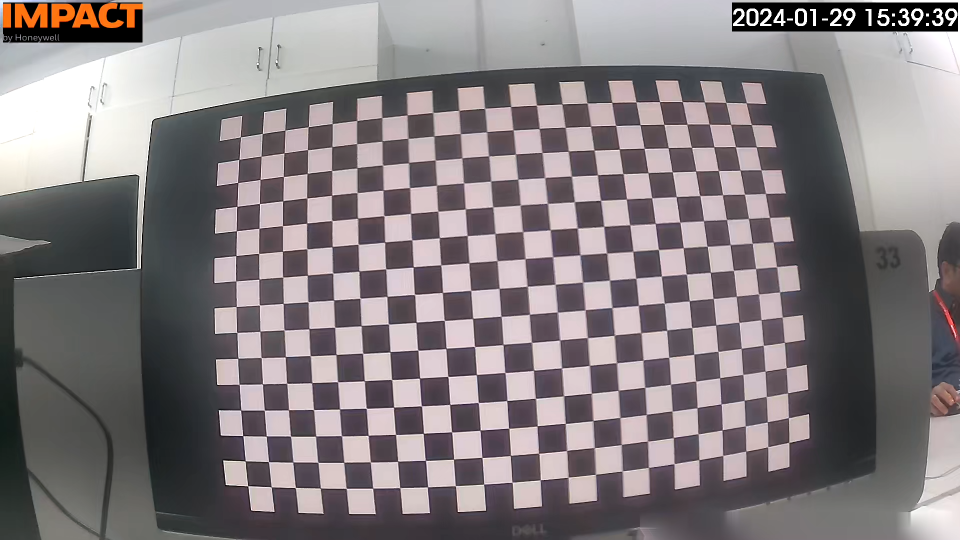
#> input picture images/Screenshot (47).png, 1920 x 1080 px (shown at 1/2 size); its folder holds 5 pictures in this run; the run also reads 1 picture not shown here
$ python calliberation.py
#> lines starting #> are read from the running program, lines starting #| are printed output that depends on the picture; after the words box and inside, x2 and y2 are one past the last pixel; in counts of white or black regions, pixels touching at a corner belong together
import numpy as np
import cv2 as cv
import glob
import pickle


################ FIND CHESSBOARD CORNERS - OBJECT POINTS AND IMAGE POINTS #############################
#15,22  640,480
chessboardSize = (22,15)
frameSize = (1920,1080)


# termination criteria
criteria = (cv.TERM_CRITERIA_EPS + cv.TERM_CRITERIA_MAX_ITER, 30, 0.001)


# prepare object points, like (0,0,0), (1,0,0), (2,0,0) ....,(6,5,0)
objp = np.zeros((chessboardSize[0] * chessboardSize[1], 3), np.float32)
objp[:,:2] = np.mgrid[0:chessboardSize[0],0:chessboardSize[1]].T.reshape(-1,2)

size_of_chessboard_squares_mm = 20
objp = objp * size_of_chessboard_squares_mm


# Arrays to store object points and image points from all the images.
objpoints = [] # 3d point in real world space
imgpoints = [] # 2d points in image plane.


images = glob.glob('images/*.png')

for image in images:

    img = cv.imread(image)
#> img is the input picture: shape (1080, 1920, 3); mean B, G, R 128.2, 125.6, 132.7

    # img=cv.resize(img,(640,480))
    # kernel = np.array([[-1,-1,-1], [-1,9,-1], [-1,-1,-1]])
    # img = cv.filter2D(img, -1, kernel)
    gray = cv.cvtColor(img, cv.COLOR_BGR2GRAY)
    gray = cv.adaptiveThreshold(gray, 255,cv.ADAPTIVE_THRESH_MEAN_C, cv.THRESH_BINARY_INV, 21, 10  )
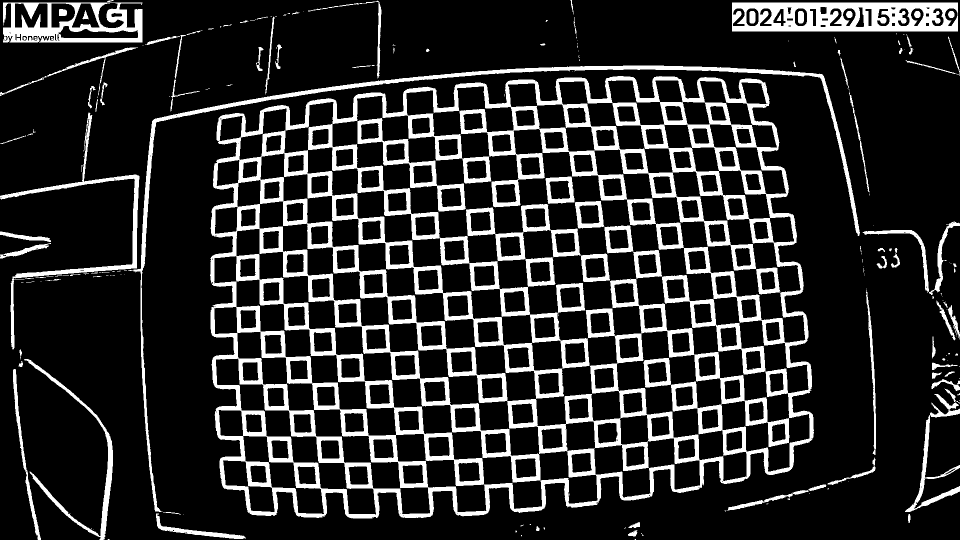
#> gray: shape (1080, 1920) (shown at 1/2 size); 17% white; 218 white regions (117 under 20 px), largest, box (x1, y1, x2, y2) and area: (420, 152, 1628, 1037) 250040, (1464, 5, 1916, 63) 18749, (256, 131, 1720, 1024) 17578
    # gray=cv.boxFilter(img, 0, (7,7), img, (-1,-1), False, cv.BORDER_DEFAULT)

    # gray=cv.GaussianBlur(gray,(5,5),cv.BORDER_DEFAULT)
    # cv.imshow("image",gray)

    kernel_sharpening = np.array([[-1,-1,-1],
                              [-1,9,-1],
                              [-1,-1,-1]])

    # [9 lines of commented-out code are left out]
    ret, corners = cv.findChessboardCorners(gray, chessboardSize,None)
#> ret = True; corners = 330 rows, first 8: [480.7, 274.3], [525, 267.5], [570.5, 260.4], [617, 254], [664.9, 248.2], [714.3, 241.3], [763.9, 235.5], [815, 230.5]
    print(ret)
#| True
    # break

    # cv.imshow('image',img)
    if ret == True:

        objpoints.append(objp)
        corners2 = cv.cornerSubPix(gray, corners, (11,11), (-1,-1), criteria)
#> corners2 = 330 rows, first 8: [480.6, 275.4], [524.8, 267.2], [569.8, 261.4], [616.9, 254.1], [664.6, 247.4], [714.6, 241.3], [764.5, 235.4], [814.9, 230.4]
        imgpoints.append(corners)

        # Draw and display the corners
        cv.drawChessboardCorners(img, chessboardSize, corners2, ret)
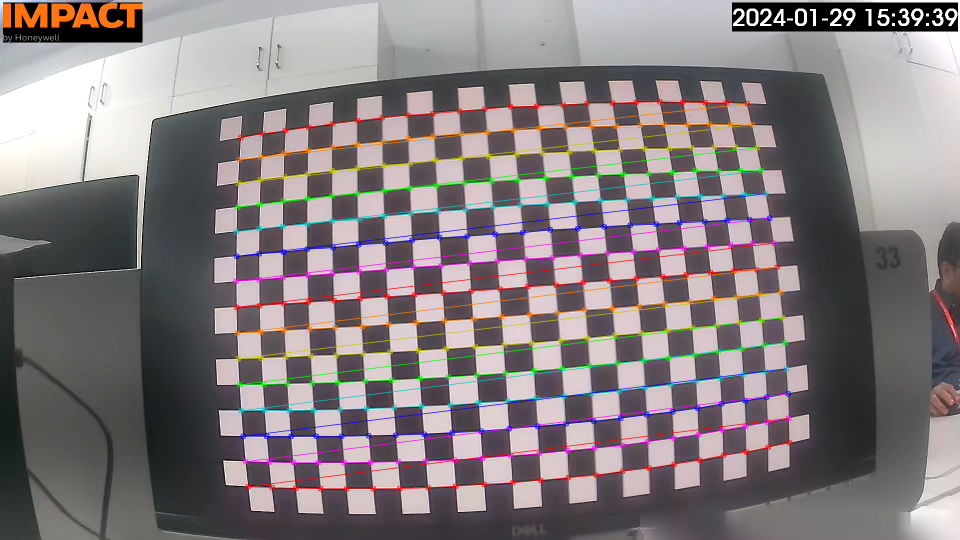
#> img: shape (1080, 1920, 3) (shown at 1/2 size); 5.46% of pixels changed, all inside (x1, y1, x2, y2) = (466, 197, 1585, 984)
        cv.imshow('img', img)
        cv.imshow('imgra', gray)
        cv.waitKey(10000)
#> pass 2 of the loop `for image in images:`:
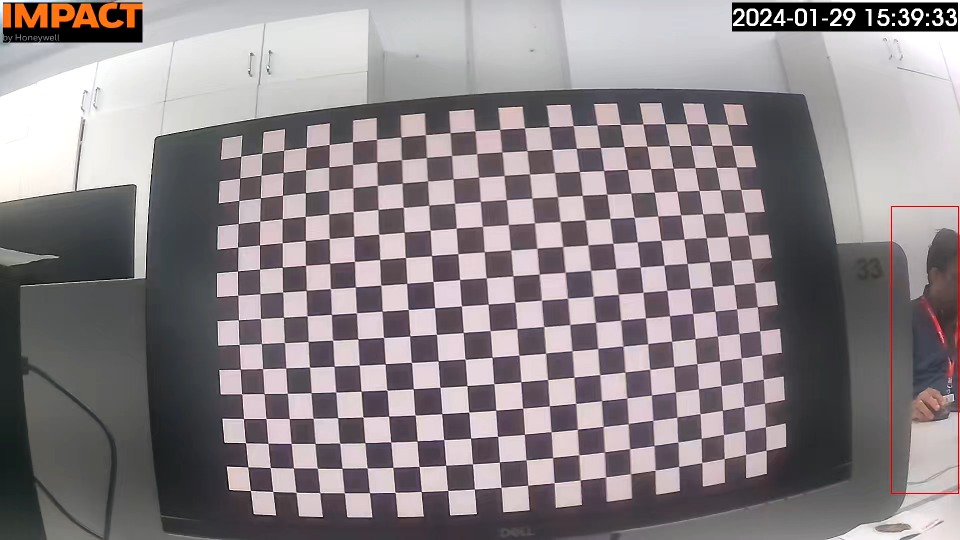
#> input picture images/Screenshot (48).png, 1920 x 1080 px (shown at 1/2 size)
#> img is the input picture: shape (1080, 1920, 3); mean B, G, R 136, 132.6, 140.2
#> `gray = cv.adaptiveThreshold(gray, 255,cv.ADAPTIVE_THRESH_MEAN_C, cv.TH..`:
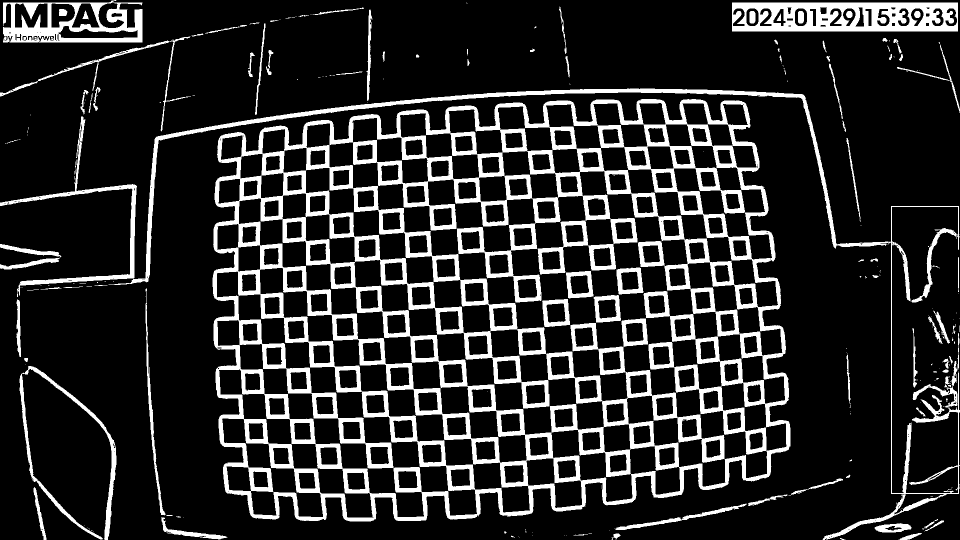
#> gray: shape (1080, 1920) (shown at 1/2 size); 16.8% white; 249 white regions (152 under 20 px), largest, box (x1, y1, x2, y2) and area: (425, 198, 1581, 1043) 249454, (217, 177, 1920, 1080) 27069, (1464, 5, 1916, 63) 18946
#> corners = 330 rows, first 8: [481.6, 312.4], [524.5, 307], [568, 301], [613.2, 295.4], [658.5, 289.6], [705.7, 284.5], [753.5, 279], [803.1, 274.7]
#| True
#> corners2 = 330 rows, first 8: [481.7, 313.3], [524.8, 307.4], [568.9, 299.6], [612.7, 294.9], [658.6, 289.3], [705.5, 284.1], [753.9, 278.5], [802.4, 274.5]
#> `cv.drawChessboardCorners(img, chessboardSize, corners2, ret)`:
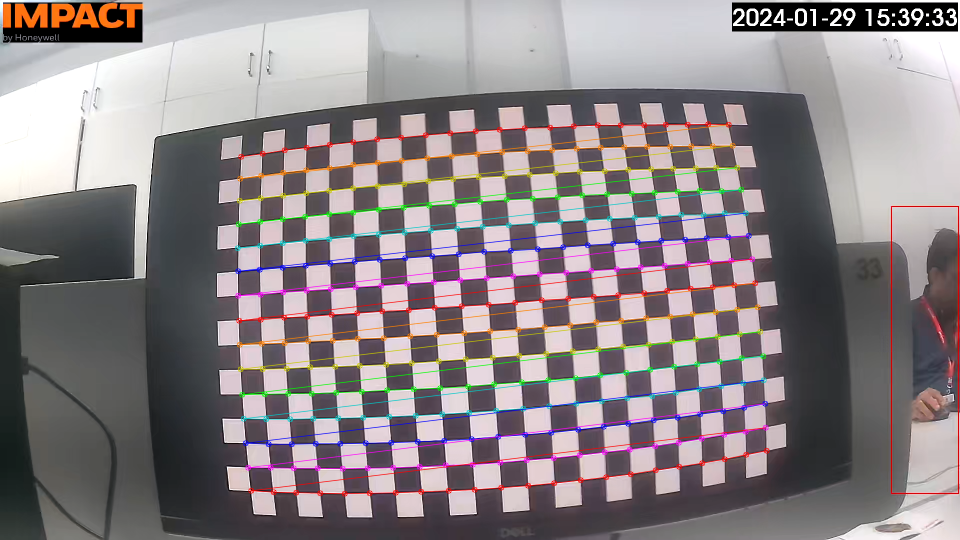
#> img: shape (1080, 1920, 3) (shown at 1/2 size); 5.23% of pixels changed, all inside (x1, y1, x2, y2) = (469, 242, 1540, 994)
#> pass 3 of the loop `for image in images:`:
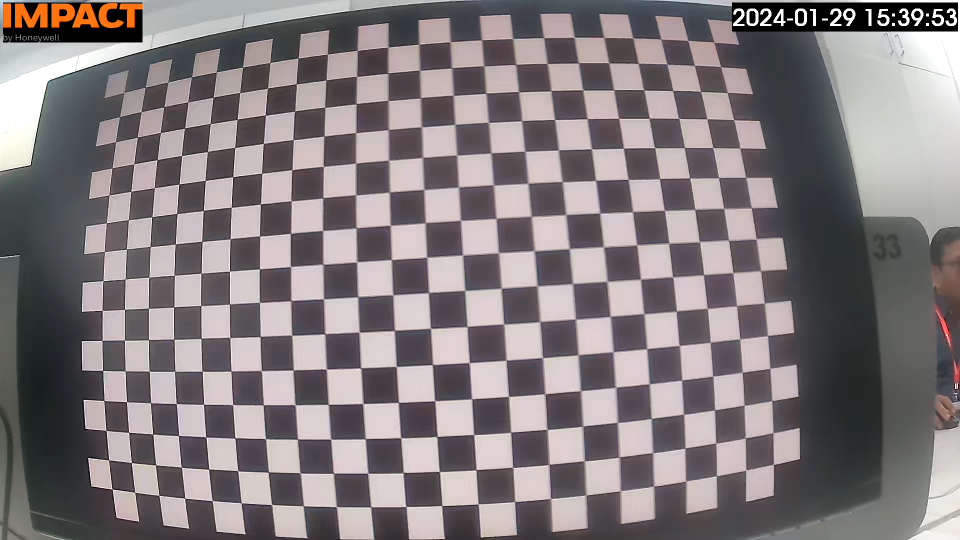
#> input picture images/Screenshot (49).png, 1920 x 1080 px (shown at 1/2 size)
#> img is the input picture: shape (1080, 1920, 3); mean B, G, R 125.5, 123.4, 130.6
#> `gray = cv.adaptiveThreshold(gray, 255,cv.ADAPTIVE_THRESH_MEAN_C, cv.TH..`:
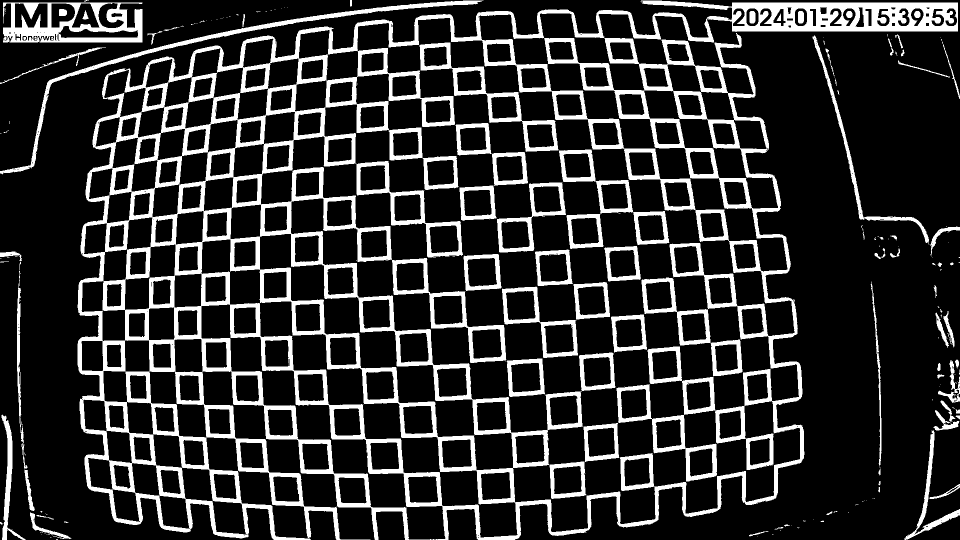
#> gray: shape (1080, 1920) (shown at 1/2 size); 18.5% white; 216 white regions (132 under 20 px), largest, box (x1, y1, x2, y2) and area: (155, 1, 1916, 1080) 281144, (6, 5, 285, 85) 10995, (0, 1, 967, 349) 8777
#> corners = 330 rows, first 8: [247.9, 185], [290.8, 174.8], [336.4, 164.5], [383.6, 154.3], [433.6, 145.3], [485.5, 134], [539.2, 125.2], [596.9, 116.5]
#| True
#> corners2 = 330 rows, first 8: [248.1, 185.3], [291.2, 175.2], [336.4, 164.6], [383.6, 154.5], [432.7, 145.5], [486, 134.9], [539.7, 125.8], [597.1, 116.4]
#> `cv.drawChessboardCorners(img, chessboardSize, corners2, ret)`:
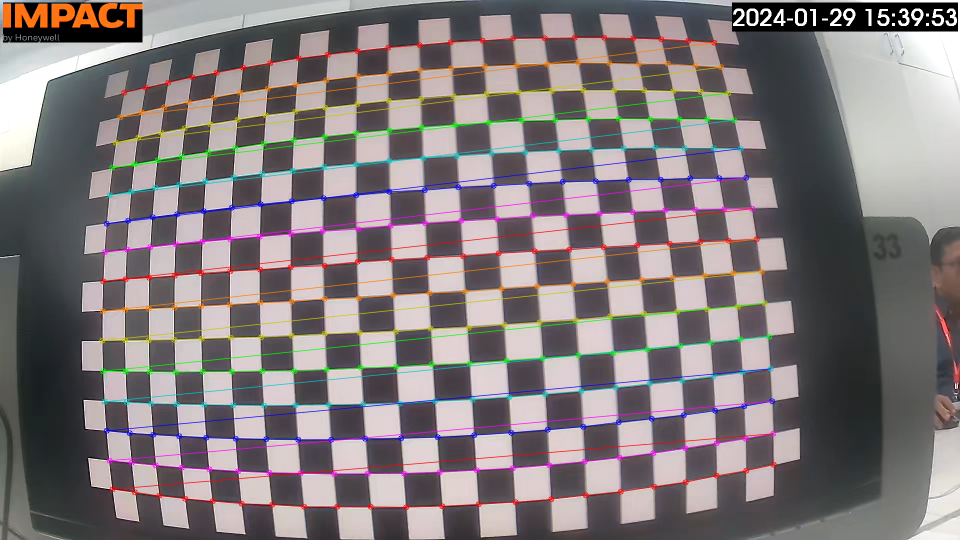
#> img: shape (1080, 1920, 3) (shown at 1/2 size); 6.43% of pixels changed, all inside (x1, y1, x2, y2) = (198, 69, 1554, 1021)
#> the loop made 5 passes; the first 3 are shown


cv.destroyAllWindows()

############## CALIBRATION #######################################################

ret, cameraMatrix, dist, rvecs, tvecs = cv.calibrateCamera(objpoints, imgpoints, frameSize, None, None)

# Save the camera calibration result for later use (we won't worry about rvecs / tvecs)
pickle.dump((cameraMatrix, dist), open( "calibration.pkl", "wb" ))
pickle.dump(cameraMatrix, open( "cameraMatrix.pkl", "wb" ))
pickle.dump(dist, open( "dist.pkl", "wb" ))

############## UNDISTORTION #####################################################

img = cv.imread('images/Screenshot (48).png')


h,  w = img.shape[:2]
#> h = 1080; w = 1920
newCameraMatrix, roi = cv.getOptimalNewCameraMatrix(cameraMatrix, dist, (w,h), 1, (w,h))


# Undistort
dst = cv.undistort(img, cameraMatrix, dist, None, newCameraMatrix)


# crop the image
x, y, w, h = roi
dst = dst[y:y+h, x:x+w]
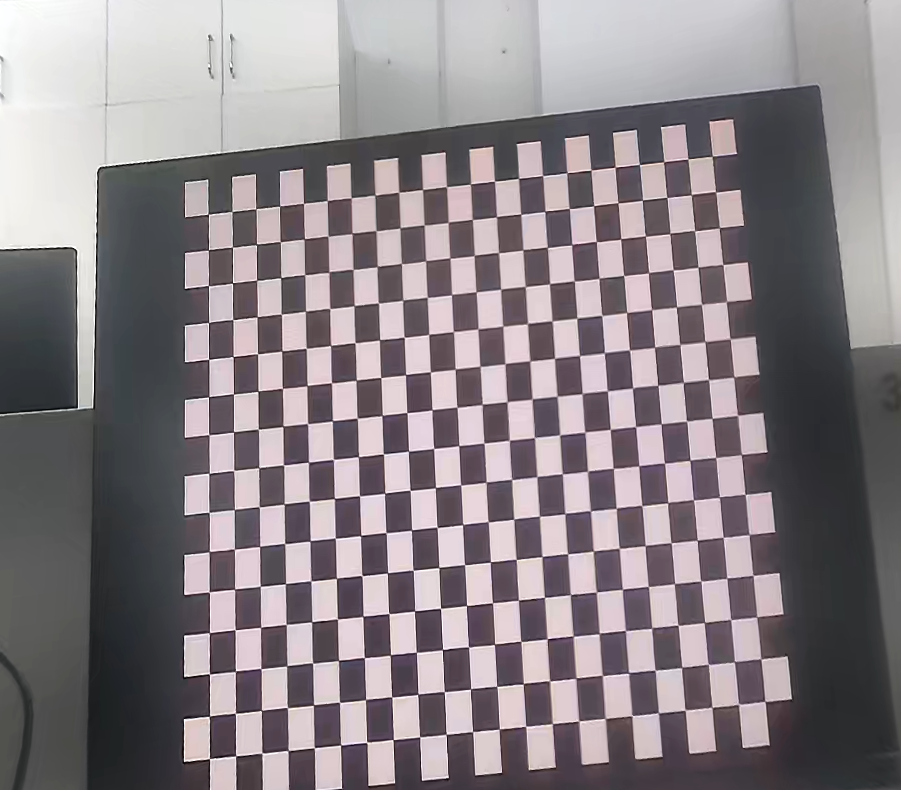
#> dst: shape (790, 901, 3); mean B, G, R 134.3, 129.9, 137.3
cv.imwrite('caliResult1.png', dst)


# Undistort with Remapping
mapx, mapy = cv.initUndistortRectifyMap(cameraMatrix, dist, None, newCameraMatrix, (w,h), 5)
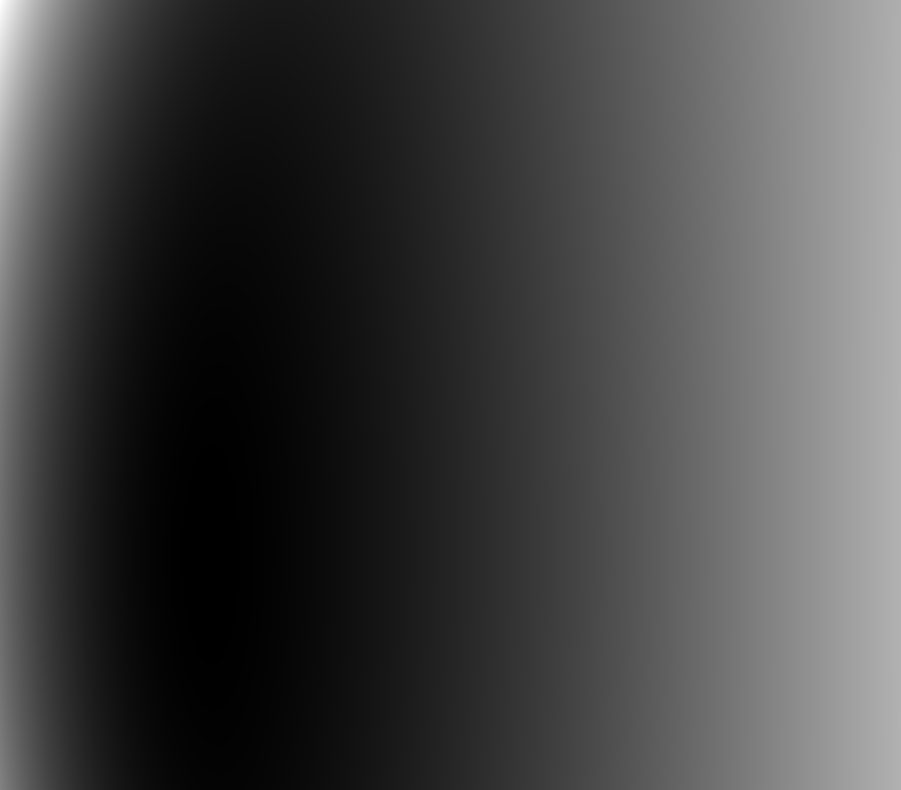
#> mapx: shape (790, 901) float32; min 25.47, max 1533.8, mean 425.6; drawn with min black and max white
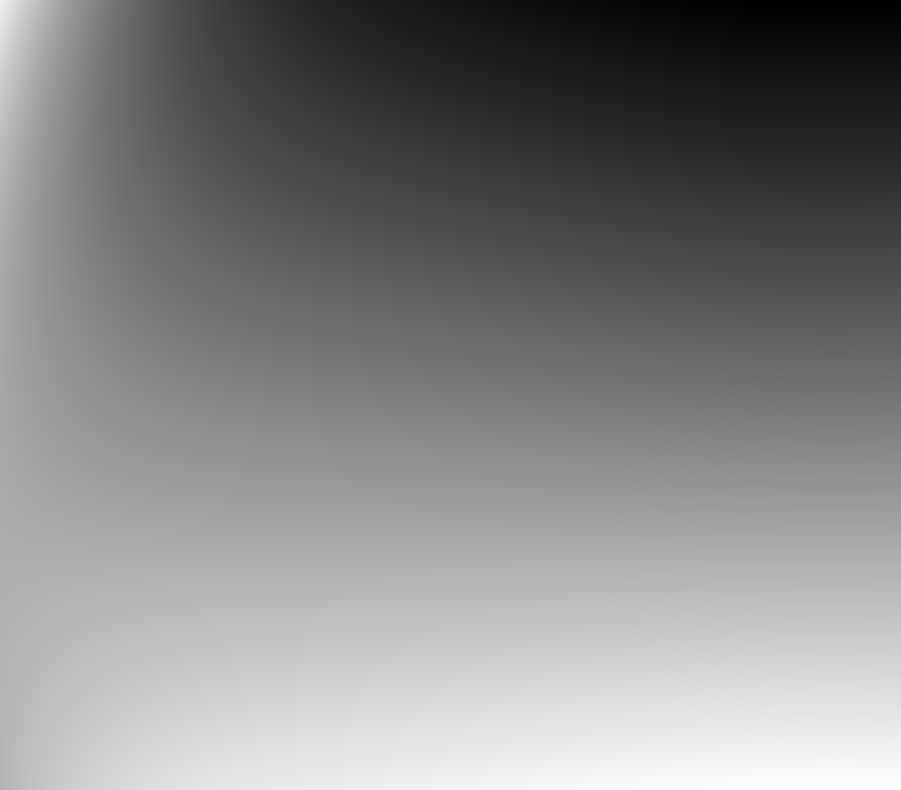
#> mapy: shape (790, 901) float32; min -109.5, max 862.3, mean 395.5; drawn with min black and max white

dst = cv.remap(img, mapx, mapy, cv.INTER_LINEAR)
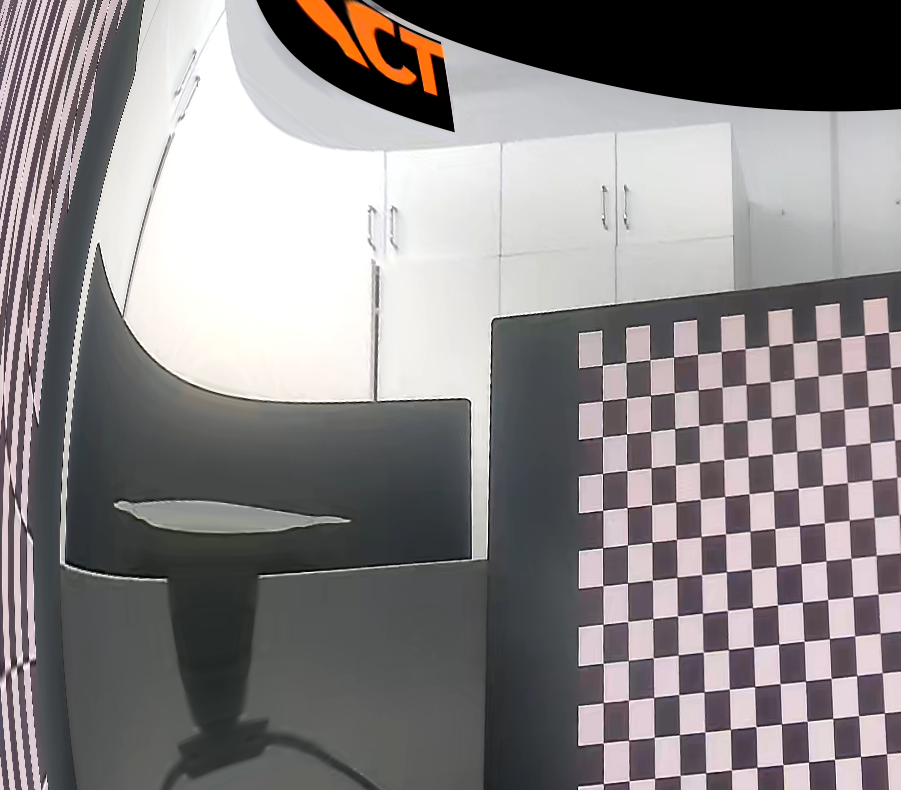
#> dst: shape (790, 901, 3); mean B, G, R 134.6, 133.5, 137.7
# print(dst)
# crop the image
x, y, w, h = roi
dst = dst[ x:x+w,y:y+h]
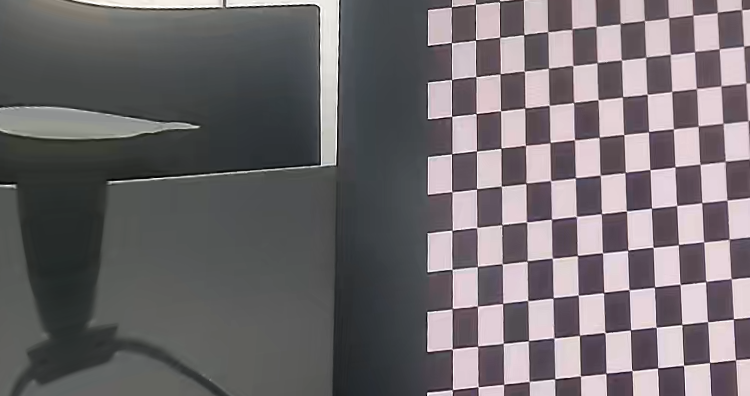
#> dst: shape (396, 750, 3); mean B, G, R 109.7, 106.7, 111.7
# print(dst)

cv.imwrite('caliResult2.png', dst)


# Reprojection Error
mean_error = 0

for i in range(len(objpoints)):
    imgpoints2, _ = cv.projectPoints(objpoints[i], rvecs[i], tvecs[i], cameraMatrix, dist)
    error = cv.norm(imgpoints[i], imgpoints2, cv.NORM_L2)/len(imgpoints2)
    mean_error += error

print( "total error: {}".format(mean_error/len(objpoints)) )
